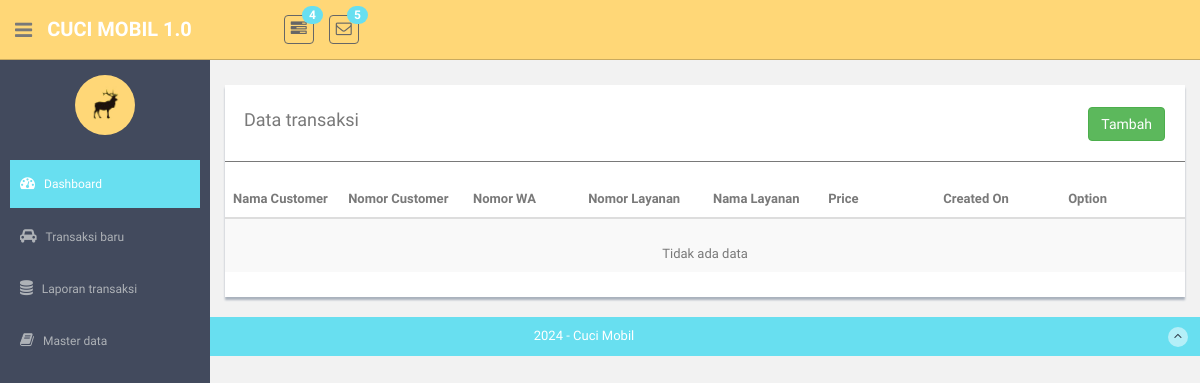
The app's page /transactions, older data.
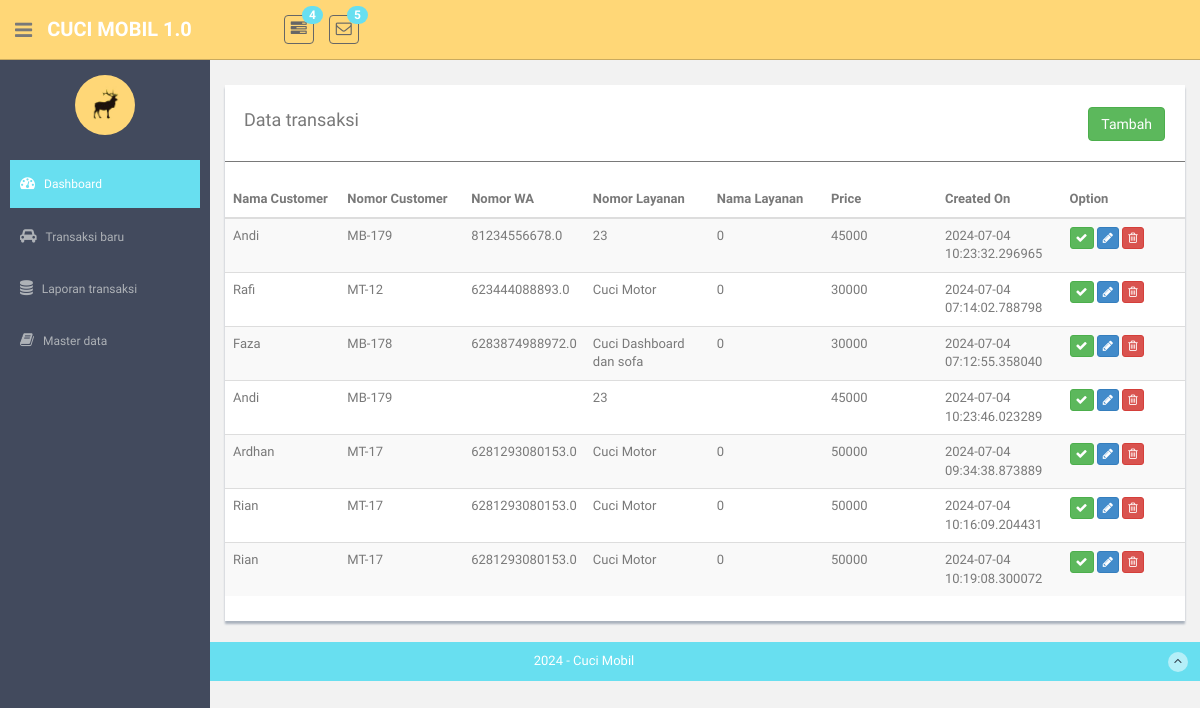
The same page, newer data.
### model/Transactions.py (models this page shows)
class Transactions(Model):
    id = IntegerField()
    cust_id = IntegerField()
    serv_id = IntegerField()
    cust_nomor = CharField()
    cust_owner = CharField()
    cust_phone = CharField()
    serv_code = CharField()
    serv_name = CharField()
    price = IntegerField()
    created_on = IntegerField()
    class Meta:
        database = db
        db_table = 'transactions'

### routes_transactions.py (the view)
@app.route('/transactions',  methods=["GET"])
def transactions():
    trxs = TransactionController.list_transactions()
    return render_template('transactions/transaction-list.html', transactions=trxs)

### controller/TransactionController.py (called while the page is built)
    @staticmethod
    def list_transactions():
        return Transactions.select()

### routes_transactions.py (called while the page is built)
@app.after_request
def add_header(response):
    response.headers['Cache-Control'] = 'no-store'
    return response

### templates/transactions/transaction-list.html (shortened to what this page needs)
{% extends "layout.html" %}
{% block content %}
<div class="row mt">
    <div class="col-md-12">
        <div class="content-panel">
            <table class="table table-striped table-advance table-hover">
                <div class="form-group">
                    <div style="float:left;">
                        <h4>&nbsp; Data transaksi</h4>
                    </div>
                    <div class="pull-right" style="padding-top:7px;padding-right:20px;">
                        <button class="btn btn-success" onclick="openModal(0)">Tambah</button>
                    </div>
                </div>
                <hr/>
                <thead>
                    <tr>
                        <th width="12%">Nama Customer</th>
                        <th width="13%">Nomor Customer</th>
                        <th width="12%">Nomor WA</th>
                        <th width="13%">Nomor Layanan</th>
                        <th width="12%">Nama Layanan</th>
                        <th width="12%">Price</th>
                        <th width="13%">Created On</th>
                        <th width="13%">Option</th>
                    </tr>
                </thead>
                <tbody>
                    {% if transactions|length > 0 %}
                        {% for item in transactions %}
                        <tr>
                            <td>{{ item.cust_owner }}</td>
                            <td>{{ item.cust_nomor }}</td>
                            <td>{{ item.cust_phone }}</td>
                            <td>{{ item.serv_code }}</td>
                            <td>{{ item.serv_name }}</td>
                            <td>{{ item.price }}</td>
                            <td>{{ item.created_on }}</td>
                            <td align="left">
                                <button class="btn btn-success btn-xs"><i class="fa fa-check"></i></button>
                                <button class="btn btn-primary btn-xs" onclick="openModal({{ item.id }})"><i class="fa fa-pencil"></i></button>
                                <button class="btn btn-danger btn-xs" onclick="deleteRecord({{ item.id }})"><i class="fa fa-trash-o"></i></button>
                            </td>
                        </tr>
                        {% endfor %}
                    {% else %}
                        <tr>
                            <td colspan="8" align="center"><br/>Tidak ada data</td>
                        </tr>
                    {% endif %}
                </tbody>
            </table>
        </div>
    </div>
</div>
{% endblock %}

### templates/layout.html (shortened to what this page needs)
<!DOCTYPE html>
<html lang="en">
  <head>
    <link href="assets/css/bootstrap.css" rel="stylesheet">
    <link href="assets/font-awesome/css/font-awesome.css" rel="stylesheet" />
    <link rel="stylesheet" type="text/css" href="assets/css/zabuto_calendar.css">
    <link rel="stylesheet" type="text/css" href="assets/js/gritter/css/jquery.gritter.css" />
    <link rel="stylesheet" type="text/css" href="assets/lineicons/style.css">
     <link rel="stylesheet" href="//code.jquery.com/ui/1.12.1/themes/base/jquery-ui.css">
    <link href="assets/css/style.css" rel="stylesheet">
    <link href="assets/css/style-responsive.css" rel="stylesheet">
  </head>
  <body>
  <section id="container" >
		{% include  "header.html" %}
      <aside>
		{% include  "nav.html" %}
      </aside>
      <section id="main-content">
          <section class="wrapper">
			  {% block content %}{% endblock %}
          </section>
      </section>
      <footer class="site-footer">
          <div class="text-center">
              2024 - Cuci Mobil
              <a href="index.html#" class="go-top">
                  <i class="fa fa-angle-up"></i>
              </a>
          </div>
      </footer>
  </section>
  </body>
</html>

### templates/header.html (shortened to what this page needs)
<header class="header black-bg">
      <div class="sidebar-toggle-box">
          <div class="fa fa-bars tooltips" data-placement="right" data-original-title="Toggle Navigation"></div>
      </div>
    <a href="/" class="logo"><b>CUCI MOBIL 1.0</b></a>
    <div class="nav notify-row" id="top_menu">
        <ul class="nav top-menu">
            <li class="dropdown">
                <a data-toggle="dropdown" class="dropdown-toggle" href="index.html#">
                    <i class="fa fa-tasks"></i>
                    <span class="badge bg-theme">4</span>
                </a>
            </li>
            <li id="header_inbox_bar" class="dropdown">
                <a data-toggle="dropdown" class="dropdown-toggle" href="index.html#">
                    <i class="fa fa-envelope-o"></i>
                    <span class="badge bg-theme">5</span>
                </a>
            </li>
        </ul>
    </div>
</header>

### templates/nav.html (shortened to what this page needs)
<div id="sidebar"  class="nav-collapse ">
              <ul class="sidebar-menu" id="nav-accordion">
              	  <p class="centered"><a href="profile.html"><img src="assets/img/ui-sam.jpg" class="img-circle" width="60"></a></p>
                  <li class="mt">
                      <a class="active" href="/">
                          <i class="fa fa-dashboard"></i>
                          <span>Dashboard</span>
                      </a>
                  </li>
                  <li class="sub-menu">
                      <a  href="/transactions">
                          <i class="fa fa-car"></i>
                          <span>Transaksi baru</span>
                      </a>
                  </li>
                  <li class="sub-menu">
                      <a href="javascript:;" >
                          <i class="fa fa-database"></i>
                          <span>Laporan transaksi</span>
                      </a>
                  </li>
                  <li class="sub-menu">
                      <a href="javascript:;" >
                          <i class="fa fa-book"></i>
                          <span>Master data</span>
                      </a>
                  </li>
              </ul>
          </div>

Row changes from the older to the newer data that the page shows:
added Transactions: cust_owner "Andi", cust_nomor "MB-179", cust_phone "81234556678.0", serv_code "23", serv_name "0", price "45000", created_on "2024-07-04 10:23:32.296965"
added Transactions: cust_owner "Rafi", cust_nomor "MT-12", cust_phone "623444088893.0", serv_code "Cuci Motor", serv_name "0", price "30000", created_on "2024-07-04 07:14:02.788798"
added Transactions: cust_owner "Faza", cust_nomor "MB-178", cust_phone "6283874988972.0", serv_code "Cuci Dashboard dan sofa", serv_name "0", price "30000", created_on "2024-07-04 07:12:55.358040"
added Transactions: cust_owner "Andi", cust_nomor "MB-179", serv_code "23", price "45000", created_on "2024-07-04 10:23:46.023289"
added Transactions: cust_owner "Ardhan", cust_nomor "MT-17", cust_phone "6281293080153.0", serv_code "Cuci Motor", serv_name "0", price "50000", created_on "2024-07-04 09:34:38.873889"
added Transactions: cust_owner "Rian", cust_nomor "MT-17", cust_phone "6281293080153.0", serv_code "Cuci Motor", serv_name "0", price "50000", created_on "2024-07-04 10:16:09.204431"
added Transactions: cust_owner "Rian", cust_nomor "MT-17", cust_phone "6281293080153.0", serv_code "Cuci Motor", serv_name "0", price "50000", created_on "2024-07-04 10:19:08.300072"
Text that changed along with them:
text no longer shown: "Tidak ada data"
